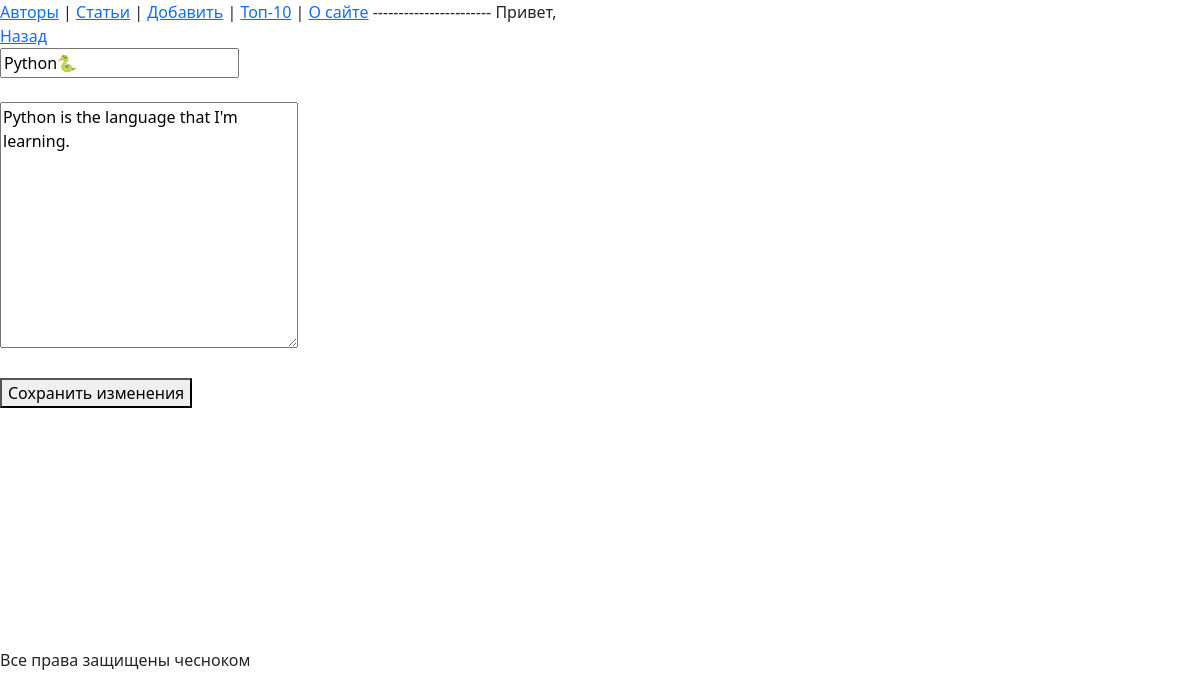
Before: /article/3/edit/ with the older database file.
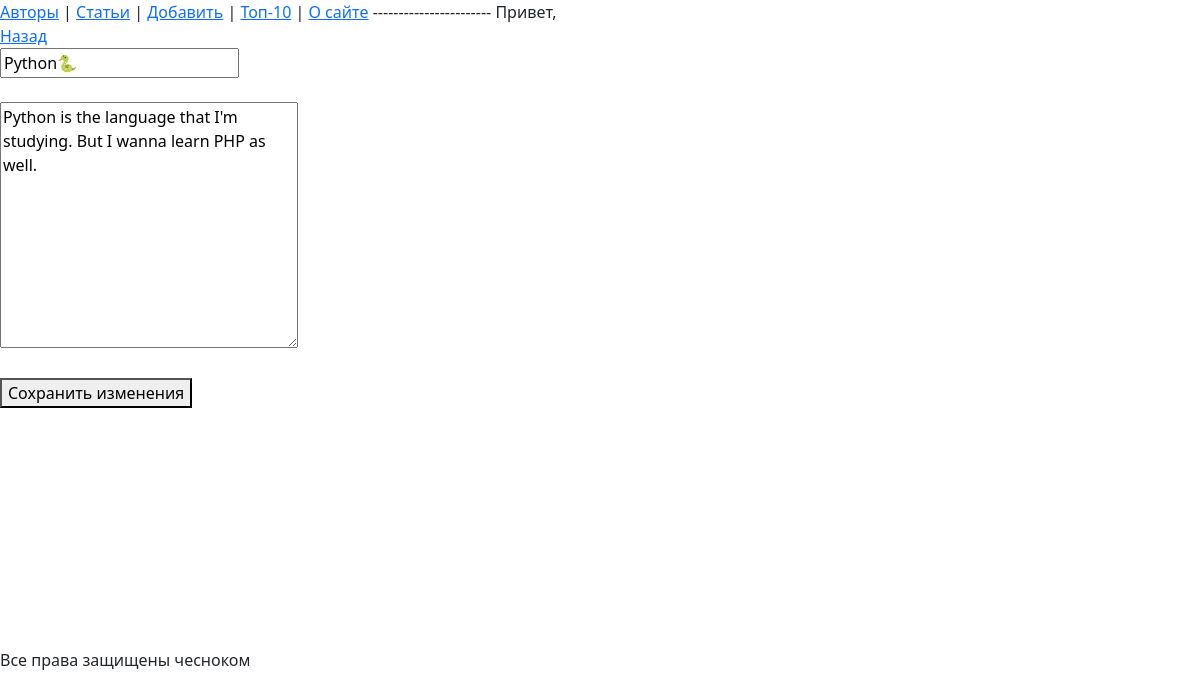
After: the same page with the newer database file.
### core/models.py (models this page shows, shortened)
class Article(models.Model):
    title = models.CharField(max_length = 255)
    text = models.TextField()
    author = models.ForeignKey(
        to = "Author",
        on_delete = models.SET_NULL,
        null = True, blank = True,
        related_name = "article",
        verbose_name = "Автор"
    )
    readers = models.ManyToManyField(
        to = User,
        related_name = "read_articles",
        blank = True,
    )
    views = models.IntegerField(
        default = 0,
        verbose_name = "Просмотры"
    )
    created_at = models.DateTimeField(
        auto_now_add = True,
        null = True,
    )
    updated_at = models.DateTimeField(
        auto_now = True
    )
    is_active = models.BooleanField(
        default = True
    )

### core/views.py (the view)
# urls.py: path("article/<int:pk>/edit/", edit_article, name = "article-edit"),
def edit_article(request, pk):
    article = Article.objects.get(id = pk)
    if request.method == "POST":
        article.title = request.POST.get("title")
        article.text = request.POST.get("text")
        article.save()
        return redirect(article_page, pk)
    return render(request, "update.html", {"article": article})

### core/templates/update.html (shortened to what this page needs)
{% extends 'base.html' %}
{% block content %}
    <div><a href="{% url 'article' article.pk %}">Назад</a></div>
    <form method="POST">
        <input type="text" name="title" value="{{ article.title }}">
        <br>
        <br>
        <textarea name="text" id="" cols="30" rows="10">{{ article.text }}</textarea>
        <br>
        <br>
        <button>Сохранить изменения</button>
    </form>
{% endblock %}

Changed rows visible on the page:
changed Article "Python🐍": text "Python is the language that I'm learning." → "Python is the language that I'm studying. But I wanna learn PHP as well."
